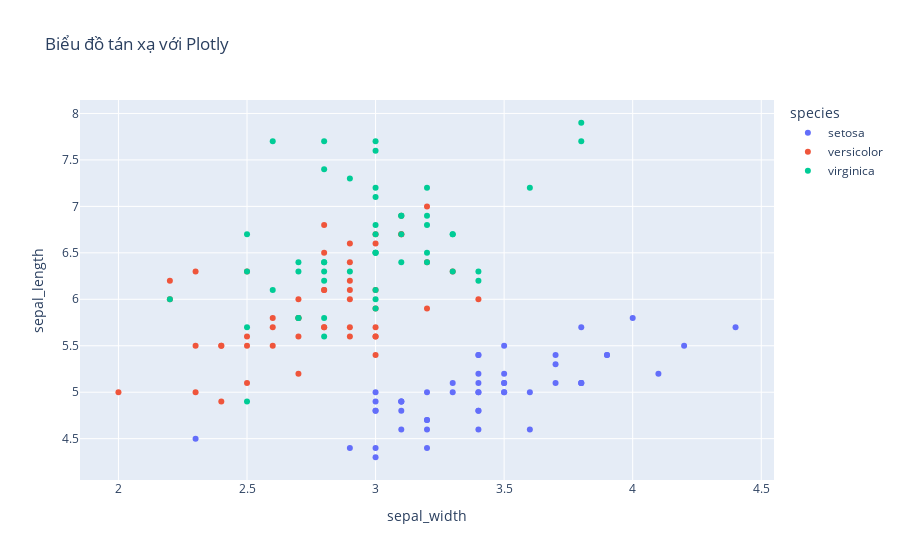

Notebook code for this chart:
### Code cell
import plotly.express as px

df = px.data.iris() # Dữ liệu mẫu

fig = px.scatter(df, x="sepal_width", y="sepal_length", color="species", title="Biểu đồ tán xạ với Plotly")
fig.show()

### Figure 1 — Plotly figure (JSON) as saved in the notebook; plotly's stock layout.template omitted (floating-point values rounded to 4 significant figures)
{"data": [{"hovertemplate": "species=setosa<br>sepal_width=%{x}<br>sepal_length=%{y}<extra></extra>", "legendgroup": "setosa", "marker": {"color": "#636efa", "symbol": "circle"}, "mode": "markers", "name": "setosa", "orientation": "v", "showlegend": true, "type": "scatter", "x": [3.5, 3, 3.2, 3.1, 3.6, 3.9, 3.4, 3.4, 2.9, 3.1, 3.7, 3.4, 3, 3, 4, 4.4, 3.9, 3.5, 3.8, 3.8, 3.4, 3.7, 3.6, 3.3, 3.4, 3, 3.4, 3.5, 3.4, 3.2, 3.1, 3.4, 4.1, 4.2, 3.1, 3.2, 3.5, 3.1, 3, 3.4, 3.5, 2.3, 3.2, 3.5, 3.8, 3, 3.8, 3.2, 3.7, 3.3], "xaxis": "x", "y": [5.1, 4.9, 4.7, 4.6, 5, 5.4, 4.6, 5, 4.4, 4.9, 5.4, 4.8, 4.8, 4.3, 5.8, 5.7, 5.4, 5.1, 5.7, 5.1, 5.4, 5.1, 4.6, 5.1, 4.8, 5, 5, 5.2, 5.2, 4.7, 4.8, 5.4, 5.2, 5.5, 4.9, 5, 5.5, 4.9, 4.4, 5.1, 5, 4.5, 4.4, 5, 5.1, 4.8, 5.1, 4.6, 5.3, 5], "yaxis": "y"}, {"hovertemplate": "species=versicolor<br>sepal_width=%{x}<br>sepal_length=%{y}<extra></extra>", "legendgroup": "versicolor", "marker": {"color": "#EF553B", "symbol": "circle"}, "mode": "markers", "name": "versicolor", "orientation": "v", "showlegend": true, "type": "scatter", "x": [3.2, 3.2, 3.1, 2.3, 2.8, 2.8, 3.3, 2.4, 2.9, 2.7, 2, 3, 2.2, 2.9, 2.9, 3.1, 3, 2.7, 2.2, 2.5, 3.2, 2.8, 2.5, 2.8, 2.9, 3, 2.8, 3, 2.9, 2.6, 2.4, 2.4, 2.7, 2.7, 3, 3.4, 3.1, 2.3, 3, 2.5, 2.6, 3, 2.6, 2.3, 2.7, 3, 2.9, 2.9, 2.5, 2.8], "xaxis": "x", "y": [7, 6.4, 6.9, 5.5, 6.5, 5.7, 6.3, 4.9, 6.6, 5.2, 5, 5.9, 6, 6.1, 5.6, 6.7, 5.6, 5.8, 6.2, 5.6, 5.9, 6.1, 6.3, 6.1, 6.4, 6.6, 6.8, 6.7, 6, 5.7, 5.5, 5.5, 5.8, 6, 5.4, 6, 6.7, 6.3, 5.6, 5.5, 5.5, 6.1, 5.8, 5, 5.6, 5.7, 5.7, 6.2, 5.1, 5.7], "yaxis": "y"}, {"hovertemplate": "species=virginica<br>sepal_width=%{x}<br>sepal_length=%{y}<extra></extra>", "legendgroup": "virginica", "marker": {"color": "#00cc96", "symbol": "circle"}, "mode": "markers", "name": "virginica", "orientation": "v", "showlegend": true, "type": "scatter", "x": [3.3, 2.7, 3, 2.9, 3, 3, 2.5, 2.9, 2.5, 3.6, 3.2, 2.7, 3, 2.5, 2.8, 3.2, 3, 3.8, 2.6, 2.2, 3.2, 2.8, 2.8, 2.7, 3.3, 3.2, 2.8, 3, 2.8, 3, 2.8, 3.8, 2.8, 2.8, 2.6, 3, 3.4, 3.1, 3, 3.1, 3.1, 3.1, 2.7, 3.2, 3.3, 3, 2.5, 3, 3.4, 3], "xaxis": "x", "y": [6.3, 5.8, 7.1, 6.3, 6.5, 7.6, 4.9, 7.3, 6.7, 7.2, 6.5, 6.4, 6.8, 5.7, 5.8, 6.4, 6.5, 7.7, 7.7, 6, 6.9, 5.6, 7.7, 6.3, 6.7, 7.2, 6.2, 6.1, 6.4, 7.2, 7.4, 7.9, 6.4, 6.3, 6.1, 7.7, 6.3, 6.4, 6, 6.9, 6.7, 6.9, 5.8, 6.8, 6.7, 6.7, 6.3, 6.5, 6.2, 5.9], "yaxis": "y"}], "layout": {"legend": {"title": {"text": "species"}, "tracegroupgap": 0}, "title": {"text": "Biểu đồ tán xạ với Plotly"}, "xaxis": {"anchor": "y", "domain": [0, 1], "title": {"text": "sepal_width"}}, "yaxis": {"anchor": "x", "domain": [0, 1], "title": {"text": "sepal_length"}}}}
